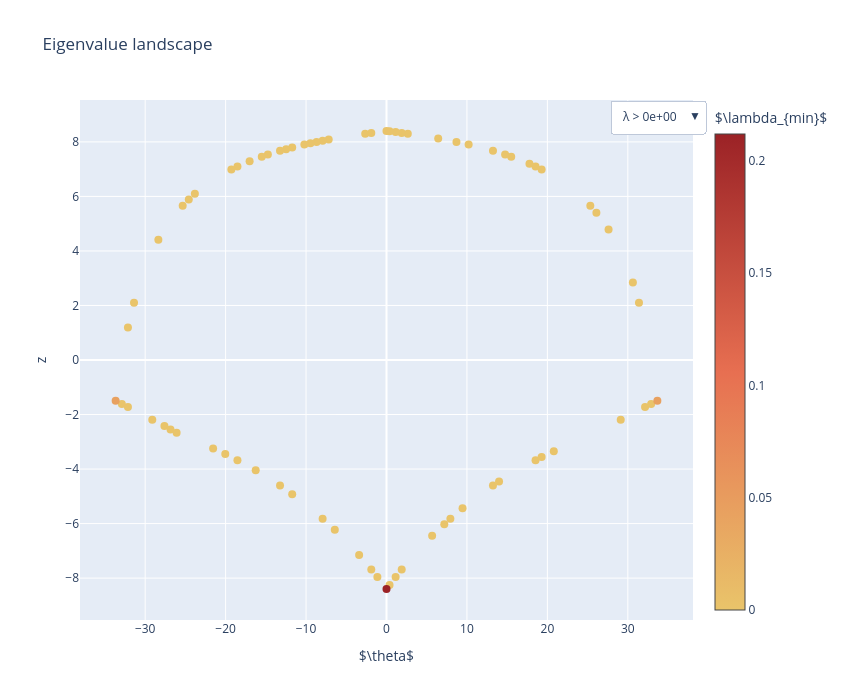

The cell this chart's notebook holds for it:
### Code cell
import plotly.graph_objects as go
import numpy as np

theta = np.array(theta_plot)
z = np.array(z_plot)
lam = np.array(lambda_plot)

thresholds = [
    0,
    1e-17,
    5e-17,
    1e-16,
]

fig = go.Figure()

for i, tol in enumerate(thresholds):

    mask = lam > tol

    fig.add_trace(
        go.Scatter(
            x=theta[mask],
            y=z[mask],
            mode="markers",
            visible=(i == 0),

            marker=dict(
                size=8,
                color=lam[mask],
                colorscale=[
                    [0.0, "#E9C46A"],
                    [0.5, "#E76F51"],
                    [1.0, "#9B2226"],
                ],
                colorbar=dict(
                    title=r"$\lambda_{min}$"
                ),
                showscale=(i == 0),
            ),

            text=[
                f"θ={t:.2f}<br>"
                f"z={zz:.2f}<br>"
                f"λ={ll:.3e}"
                for t, zz, ll in zip(
                    theta[mask],
                    z[mask],
                    lam[mask],
                )
            ],

            hoverinfo="text",

            name=f"λ > {tol:.0e}",
        )
    )

buttons = []

for i, tol in enumerate(thresholds):

    visible = [False]*len(thresholds)
    visible[i] = True

    buttons.append(
        dict(
            label=f"λ > {tol:.0e}",
            method="update",
            args=[
                {"visible": visible},
                {"title":
                 f"Eigenvalue landscape (λ > {tol:.0e})"}
            ],
        )
    )

fig.update_layout(

    updatemenus=[
        dict(
            buttons=buttons,
            direction="down",
            x=1.02,
            y=1.0,
        )
    ],

    title="Eigenvalue landscape",

    xaxis_title=r"$\theta$",

    yaxis_title="z",

    width=850,
    height=700,
)

fig.show()

### Figure 1 — Plotly figure (JSON) as saved in the notebook; plotly's stock layout.template omitted (floating-point values rounded to 4 significant figures)
{"data": [{"hoverinfo": "text", "marker": {"color": [1.682e-18, 3.023e-18, 4.659e-20, 2.098e-18, 1.195e-18, 7.705e-19, 2.08e-18, 2.137e-18, 1.172e-19, 9.104e-19, 9.133e-19, 1.713e-18, 8.707e-18, 2.844e-18, 5.471e-18, 3.431e-18, 8.808e-18, 1.534e-17, 3.055e-18, 1.45e-18, 6.835e-18, 1.252e-17, 1.168e-17, 5.737e-18, 1.095e-18, 2.709e-18, 1.027e-18, 4.314e-19, 1.371e-18, 8.694e-19, 3.023e-18, 3.826e-18, 4.102e-19, 1.726e-18, 1.983e-19, 6.166e-20, 3.749e-19, 8.961e-20, 2.438e-19, 1.193e-19, 1.158e-19, 1.027e-19, 3.456e-20, 6.506e-20, 8.324e-21, 1.129e-19, 8.188e-21, 2.837e-20, 7.307e-20, 1.061e-19, 1.272e-19, 4.701e-20, 3.462e-20, 1.972e-19, 1.729e-19, 2.774e-20, 7.435e-20, 1.092e-19, 1.833e-19, 1.619e-19, 5.163e-20, 3.902e-19, 2.741e-19, 4.178e-21, 1.451e-19, 1.716e-18, 7.01e-19, 1.027e-18, 1.778e-18, 1.198e-18, 1.569e-19, 0.2119, 0.0009519, 0.04415, 0.04415], "colorbar": {"title": {"text": "$\\lambda_{min}$"}}, "colorscale": [[0, "#E9C46A"], [0.5, "#E76F51"], [1, "#9B2226"]], "showscale": true, "size": 8}, "mode": "markers", "name": "λ > 0e+00", "text": ["θ=-32.90<br>z=-1.61<br>λ=1.682e-18", "θ=-32.14<br>z=-1.73<br>λ=3.023e-18", "θ=-29.12<br>z=-2.19<br>λ=4.659e-20", "θ=-27.61<br>z=-2.43<br>λ=2.098e-18", "θ=-26.85<br>z=-2.55<br>λ=1.195e-18", "θ=-26.09<br>z=-2.67<br>λ=7.705e-19", "θ=-21.55<br>z=-3.24<br>λ=2.080e-18", "θ=-20.04<br>z=-3.45<br>λ=2.137e-18", "θ=-18.53<br>z=-3.68<br>λ=1.172e-19", "θ=-16.26<br>z=-4.05<br>λ=9.104e-19", "θ=-13.24<br>z=-4.61<br>λ=9.133e-19", "θ=-11.72<br>z=-4.92<br>λ=1.713e-18", "θ=-7.94<br>z=-5.82<br>λ=8.707e-18", "θ=-6.43<br>z=-6.23<br>λ=2.844e-18", "θ=-3.40<br>z=-7.16<br>λ=5.471e-18", "θ=-1.89<br>z=-7.68<br>λ=3.431e-18", "θ=-1.13<br>z=-7.96<br>λ=8.808e-18", "θ=0.38<br>z=-8.25<br>λ=1.534e-17", "θ=1.13<br>z=-7.96<br>λ=3.055e-18", "θ=1.89<br>z=-7.68<br>λ=1.450e-18", "θ=5.67<br>z=-6.45<br>λ=6.835e-18", "θ=7.18<br>z=-6.02<br>λ=1.252e-17", "θ=7.94<br>z=-5.82<br>λ=1.168e-17", "θ=9.45<br>z=-5.44<br>λ=5.737e-18", "θ=13.24<br>z=-4.61<br>λ=1.095e-18", "θ=13.99<br>z=-4.46<br>λ=2.709e-18", "θ=18.53<br>z=-3.68<br>λ=1.027e-18", "θ=19.29<br>z=-3.56<br>λ=4.314e-19", "θ=20.80<br>z=-3.35<br>λ=1.371e-18", "θ=29.12<br>z=-2.19<br>λ=8.694e-19", "θ=32.14<br>z=-1.73<br>λ=3.023e-18", "θ=32.90<br>z=-1.61<br>λ=3.826e-18", "θ=31.39<br>z=2.10<br>λ=4.102e-19", "θ=30.63<br>z=2.84<br>λ=1.726e-18", "θ=27.61<br>z=4.78<br>λ=1.983e-19", "θ=26.09<br>z=5.40<br>λ=6.166e-20", "θ=25.34<br>z=5.66<br>λ=3.749e-19", "θ=19.29<br>z=6.99<br>λ=8.961e-20", "θ=18.53<br>z=7.09<br>λ=2.438e-19", "θ=17.77<br>z=7.20<br>λ=1.193e-19", "θ=15.50<br>z=7.46<br>λ=1.158e-19", "θ=14.75<br>z=7.53<br>λ=1.027e-19", "θ=13.24<br>z=7.67<br>λ=3.456e-20", "θ=10.21<br>z=7.90<br>λ=6.506e-20", "θ=8.70<br>z=8.00<br>λ=8.324e-21", "θ=6.43<br>z=8.13<br>λ=1.129e-19", "θ=2.65<br>z=8.30<br>λ=8.188e-21", "θ=1.89<br>z=8.33<br>λ=2.837e-20", "θ=1.13<br>z=8.36<br>λ=7.307e-20", "θ=0.38<br>z=8.39<br>λ=1.061e-19", "θ=-1.89<br>z=8.33<br>λ=1.272e-19", "θ=-2.65<br>z=8.30<br>λ=4.701e-20", "θ=-7.18<br>z=8.08<br>λ=3.462e-20", "θ=-7.94<br>z=8.04<br>λ=1.972e-19", "θ=-8.70<br>z=8.00<br>λ=1.729e-19", "θ=-9.45<br>z=7.95<br>λ=2.774e-20", "θ=-10.21<br>z=7.90<br>λ=7.435e-20", "θ=-11.72<br>z=7.79<br>λ=1.092e-19", "θ=-12.48<br>z=7.73<br>λ=1.833e-19", "θ=-13.24<br>z=7.67<br>λ=1.619e-19", "θ=-14.75<br>z=7.53<br>λ=5.163e-20", "θ=-15.50<br>z=7.46<br>λ=3.902e-19", "θ=-17.02<br>z=7.29<br>λ=2.741e-19", "θ=-18.53<br>z=7.09<br>λ=4.178e-21", "θ=-19.29<br>z=6.99<br>λ=1.451e-19", "θ=-23.82<br>z=6.09<br>λ=1.716e-18", "θ=-24.58<br>z=5.89<br>λ=7.010e-19", "θ=-25.34<br>z=5.66<br>λ=1.027e-18", "θ=-28.36<br>z=4.41<br>λ=1.778e-18", "θ=-31.39<br>z=2.10<br>λ=1.198e-18", "θ=-32.14<br>z=1.19<br>λ=1.569e-19", "θ=0.00<br>z=-8.40<br>λ=2.119e-01", "θ=0.00<br>z=8.40<br>λ=9.519e-04", "θ=-33.67<br>z=-1.50<br>λ=4.415e-02", "θ=33.67<br>z=-1.50<br>λ=4.415e-02"], "type": "scatter", "visible": true, "x": [-32.9, -32.14, -29.12, -27.61, -26.85, -26.09, -21.55, -20.04, -18.53, -16.26, -13.24, -11.72, -7.941, -6.429, -3.403, -1.891, -1.134, 0.3782, 1.134, 1.891, 5.672, 7.185, 7.941, 9.454, 13.24, 13.99, 18.53, 19.29, 20.8, 29.12, 32.14, 32.9, 31.39, 30.63, 27.61, 26.09, 25.34, 19.29, 18.53, 17.77, 15.5, 14.75, 13.24, 10.21, 8.697, 6.429, 2.647, 1.891, 1.134, 0.3782, -1.891, -2.647, -7.185, -7.941, -8.697, -9.454, -10.21, -11.72, -12.48, -13.24, -14.75, -15.5, -17.02, -18.53, -19.29, -23.82, -24.58, -25.34, -28.36, -31.39, -32.14, 0, 0, -33.67, 33.67], "y": [-1.613, -1.727, -2.188, -2.425, -2.545, -2.667, -3.243, -3.451, -3.676, -4.045, -4.607, -4.921, -5.819, -6.23, -7.156, -7.68, -7.958, -8.249, -7.958, -7.68, -6.448, -6.02, -5.819, -5.439, -4.607, -4.458, -3.676, -3.561, -3.345, -2.188, -1.727, -1.613, 2.101, 2.841, 4.785, 5.404, 5.661, 6.986, 7.094, 7.195, 7.457, 7.533, 7.671, 7.901, 7.998, 8.125, 8.299, 8.329, 8.358, 8.386, 8.329, 8.299, 8.085, 8.042, 7.998, 7.951, 7.901, 7.793, 7.733, 7.671, 7.533, 7.457, 7.289, 7.094, 6.986, 6.095, 5.889, 5.661, 4.406, 2.101, 1.189, -8.399, 8.399, -1.499, -1.499]}, {"hoverinfo": "text", "marker": {"color": [1.534e-17, 1.252e-17, 1.168e-17, 0.2119, 0.0009519, 0.04415, 0.04415], "colorbar": {"title": {"text": "$\\lambda_{min}$"}}, "colorscale": [[0, "#E9C46A"], [0.5, "#E76F51"], [1, "#9B2226"]], "showscale": false, "size": 8}, "mode": "markers", "name": "λ > 1e-17", "text": ["θ=0.38<br>z=-8.25<br>λ=1.534e-17", "θ=7.18<br>z=-6.02<br>λ=1.252e-17", "θ=7.94<br>z=-5.82<br>λ=1.168e-17", "θ=0.00<br>z=-8.40<br>λ=2.119e-01", "θ=0.00<br>z=8.40<br>λ=9.519e-04", "θ=-33.67<br>z=-1.50<br>λ=4.415e-02", "θ=33.67<br>z=-1.50<br>λ=4.415e-02"], "type": "scatter", "visible": false, "x": [0.3782, 7.185, 7.941, 0, 0, -33.67, 33.67], "y": [-8.249, -6.02, -5.819, -8.399, 8.399, -1.499, -1.499]}, {"hoverinfo": "text", "marker": {"color": [0.2119, 0.0009519, 0.04415, 0.04415], "colorbar": {"title": {"text": "$\\lambda_{min}$"}}, "colorscale": [[0, "#E9C46A"], [0.5, "#E76F51"], [1, "#9B2226"]], "showscale": false, "size": 8}, "mode": "markers", "name": "λ > 5e-17", "text": ["θ=0.00<br>z=-8.40<br>λ=2.119e-01", "θ=0.00<br>z=8.40<br>λ=9.519e-04", "θ=-33.67<br>z=-1.50<br>λ=4.415e-02", "θ=33.67<br>z=-1.50<br>λ=4.415e-02"], "type": "scatter", "visible": false, "x": [0, 0, -33.67, 33.67], "y": [-8.399, 8.399, -1.499, -1.499]}, {"hoverinfo": "text", "marker": {"color": [0.2119, 0.0009519, 0.04415, 0.04415], "colorbar": {"title": {"text": "$\\lambda_{min}$"}}, "colorscale": [[0, "#E9C46A"], [0.5, "#E76F51"], [1, "#9B2226"]], "showscale": false, "size": 8}, "mode": "markers", "name": "λ > 1e-16", "text": ["θ=0.00<br>z=-8.40<br>λ=2.119e-01", "θ=0.00<br>z=8.40<br>λ=9.519e-04", "θ=-33.67<br>z=-1.50<br>λ=4.415e-02", "θ=33.67<br>z=-1.50<br>λ=4.415e-02"], "type": "scatter", "visible": false, "x": [0, 0, -33.67, 33.67], "y": [-8.399, 8.399, -1.499, -1.499]}], "layout": {"height": 700, "title": {"text": "Eigenvalue landscape"}, "updatemenus": [{"buttons": [{"args": [{"visible": [true, false, false, false]}, {"title": "Eigenvalue landscape (λ > 0e+00)"}], "label": "λ > 0e+00", "method": "update"}, {"args": [{"visible": [false, true, false, false]}, {"title": "Eigenvalue landscape (λ > 1e-17)"}], "label": "λ > 1e-17", "method": "update"}, {"args": [{"visible": [false, false, true, false]}, {"title": "Eigenvalue landscape (λ > 5e-17)"}], "label": "λ > 5e-17", "method": "update"}, {"args": [{"visible": [false, false, false, true]}, {"title": "Eigenvalue landscape (λ > 1e-16)"}], "label": "λ > 1e-16", "method": "update"}], "direction": "down", "x": 1.02, "y": 1}], "width": 850, "xaxis": {"title": {"text": "$\\theta$"}}, "yaxis": {"title": {"text": "z"}}}}
